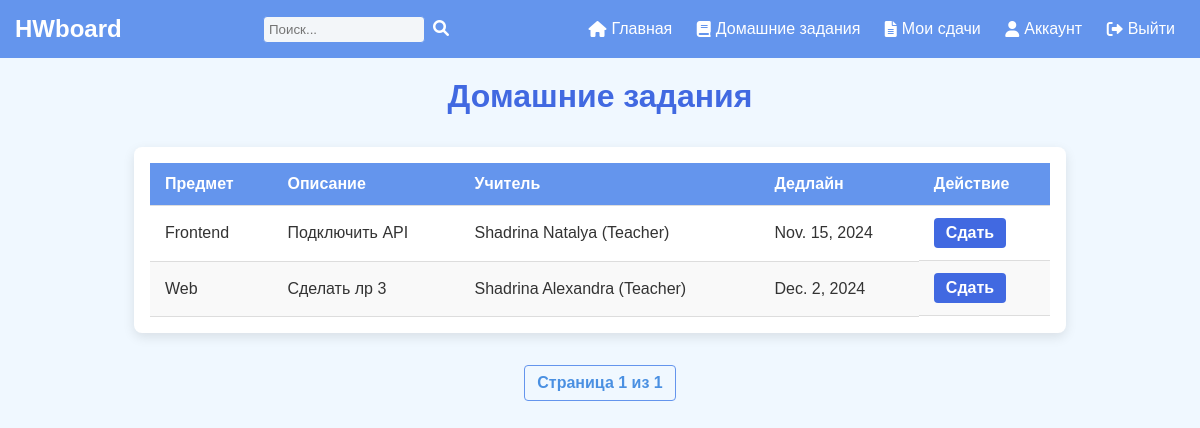
Screenshot of /homework/ (signed in) with the database file from the repository.
### lab2_HW_Shadrina/models.py (models this page shows, shortened)
class Homework(models.Model):
    subject = models.CharField(max_length=100)
    title = models.CharField(max_length=100)
    teacher = models.ForeignKey(settings.AUTH_USER_MODEL, on_delete=models.CASCADE, limit_choices_to={'role': 'teacher'})
    assigned_date = models.DateField()
    due_date = models.DateField()
    description = models.TextField()
    penalties = models.TextField(blank=True, null=True)
    is_submitted = models.BooleanField(default=False)

class User(AbstractUser):
    ROLE_CHOICES = [
        ('student', 'Student'),
        ('teacher', 'Teacher'),
    ]
    first_name = models.CharField(max_length=150, blank=False)
    last_name = models.CharField(max_length=150, blank=False)
    birth_date = models.DateField(null=True, blank=True)
    phone_number = models.CharField(max_length=15, blank=True, null=True)
    role = models.CharField(max_length=7, choices=ROLE_CHOICES, default='student')
    def __str__(self):
        return f"{self.last_name} {self.first_name} ({self.get_role_display()})"

### lab2_HW_Shadrina/views.py (the view)
# urls.py: path('homework/', views.homework_list, name='homework_list'),
@login_required
@user_passes_test(is_student)
def homework_list(request):
    query = request.GET.get('q')
    homeworks = Homework.objects.exclude(
        submission__student=request.user
    )
    if query:
        homeworks = homeworks.filter(
            Q(subject__icontains=query) | Q(teacher__first_name__icontains=query)
        )
    paginator = Paginator(homeworks, 3)
    page_number = request.GET.get('page')
    page_obj = paginator.get_page(page_number)
    context = {
        'page_obj': page_obj,
        'homeworks': page_obj,
        'query': query,
    }
    return render(request, 'student/homework_list.html', context)

### lab2_HW_Shadrina/views.py (called while the page is built)
def is_student(user):
    return user.role == 'student'

### templates/student/homework_list.html (shortened to what this page needs)
<!DOCTYPE html>
<html lang="en">
<head>
    {% load static %}
    <link rel="stylesheet" type="text/css" href="{% static 'css/styles.css' %}">
    <link rel="stylesheet" href="https://cdnjs.cloudflare.com/ajax/libs/font-awesome/6.0.0-beta3/css/all.min.css">
</head>
<body>
<div class="navbar">
    <a href="{% url 'home' %}" class="logo">HWboard</a>
    <div class="search-container">
        <input id="search-input" type="text" placeholder="Поиск..." value="{{ request.GET.q }}">
        <button id="search-btn"><i class="fas fa-search"></i></button>
    </div>
    <div class="nav-links">
        <a href="{% url 'home' %}"><i class="fas fa-home"></i> Главная</a>
        {% if user.is_authenticated %}
            {% if user.role == 'student' %}
                <a href="{% url 'homework_list' %}"><i class="fas fa-book"></i> Домашние задания</a>
                <a href="{% url 'submission_list' %}"><i class="fas fa-file-alt"></i> Мои сдачи</a>
            {% elif user.role == 'teacher' %}
                <a href="{% url 'grade_table' %}"><i class="fas fa-table"></i> Таблица оценок</a>
                <a href="{% url 'add_homework' %}"><i class="fas fa-plus"></i> Добавить задание</a>
            {% endif %}
            <a href="{% url 'account' %}"><i class="fas fa-user"></i> Аккаунт</a>
            <a href="{% url 'logout' %}"><i class="fas fa-sign-out-alt"></i> Выйти</a>
        {% else %}
            <a href="{% url 'login' %}"><i class="fas fa-sign-in-alt"></i> Войти</a>
            <a href="{% url 'register' %}"><i class="fas fa-user-plus"></i> Регистрация</a>
        {% endif %}
    </div>
</div>
<h2>Домашние задания</h2>
<div class="table-container">
    <table class="submission-table">
        <thead>
            <tr>
                <th>Предмет</th>
                <th>Описание</th>
                <th>Учитель</th>
                <th>Дедлайн</th>
                <th>Действие</th>
            </tr>
        </thead>
        <tbody>
            {% for homework in homeworks %}
                <tr>
                    <td>{{ homework.subject }}</td>
                    <td>{{ homework.description }}</td>
                    <td>{{ homework.teacher }}</td>
                    <td>{{ homework.due_date }}</td>
                    <td class="action-links">
                        <a href="{% url 'submit_homework' homework.id %}" class="edit-link">Сдать</a>
                    </td>
                </tr>
            {% empty %}
                <tr>
                    <td colspan="5">Задания не найдены.</td>
                </tr>
            {% endfor %}
        </tbody>
    </table>
</div>
<div class="pagination">
    <span>Страница {{ page_obj.number }} из {{ page_obj.paginator.num_pages }}</span>
</div>
</body>
</html>

### static/css/styles.css (style rules this page uses)
body { font-family: Arial, sans-serif; background-color: aliceblue; color: #333; margin: 0; padding: 0; }
.navbar { display: flex; justify-content: space-between; align-items: center; background-color: cornflowerblue; padding: 15px; }
.logo { font-size: 24px; color: white; font-weight: bold; text-decoration: none; }
.nav-links a { color: white; text-decoration: none; margin: 0 10px; font-size: 16px; display: inline-flex; align-items: center; }
.nav-links i { margin-right: 5px; }
button { display: block; width: 100%; padding: 10px; background-color: royalblue; color: #fff; font-size: 1em; font-weight: bold; border: none; border-radius: 4px; cursor: pointer; transition: background-color 0.3s ease; }
h2 { text-align: center; color: royalblue; font-size: 2em; margin-top: 20px; }
.table-container { max-width: 900px; margin: 2rem auto; padding: 1rem; background-color: #ffffff; border-radius: 8px; box-shadow: 0 4px 12px rgba(0, 0, 0, 0.1); }
.submission-table { width: 100%; border-collapse: collapse; }
.submission-table th, .submission-table td { padding: 12px 15px; text-align: left; border-bottom: 1px solid #ddd; }
.submission-table th { background-color: cornflowerblue; color: #fff; font-weight: bold; }
.submission-table tr:nth-child(even) { background-color: #f9f9f9; }
.submission-table td { color: #333; }
.action-links { display: flex; gap: 10px; }
.edit-link, .delete-link { text-decoration: none; padding: 6px 12px; border-radius: 4px; font-weight: bold; color: #fff; transition: background-color 0.3s; }
.edit-link { background-color: royalblue; }
.search-container { display: flex; align-items: center; margin-left: 20px; }
.search-container input[type="text"] { width: 150px; padding: 5px; border: 1px solid cornflowerblue; border-radius: 4px; background-color: #f3f6f9; }
.search-container button { background-color: transparent; border: none; padding: 5px 8px; color: white; cursor: pointer; border-radius: 4px; }
.pagination { display: flex; justify-content: center; margin-top: 20px; }
.pagination a, .pagination span { padding: 8px 12px; margin: 0 5px; text-decoration: none; color: #4A90E2; border: 1px solid cornflowerblue; border-radius: 4px; }
.pagination span { font-weight: bold; }

### rows the page displays
Homework: subject "Frontend", description "Подключить API", teacher "Shadrina Natalya (Teacher)", due_date "Nov. 15, 2024"
Homework: subject "Web", description "Сделать лр 3", teacher "Shadrina Alexandra (Teacher)", due_date "Dec. 2, 2024"

### other values shown
{{ page_obj.number }} "1"
{{ page_obj.paginator.num_pages }} "1"
